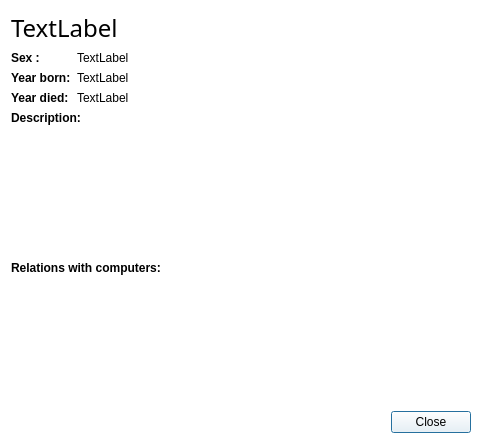
<?xml version="1.0" encoding="UTF-8"?>
<ui version="4.0">
 <class>MoreInfoPioneer</class>
 <widget class="QDialog" name="MoreInfoPioneer">
  <property name="geometry">
   <rect>
    <x>0</x>
    <y>0</y>
    <width>482</width>
    <height>444</height>
   </rect>
  </property>
  <property name="minimumSize">
   <size>
    <width>281</width>
    <height>250</height>
   </size>
  </property>
  <property name="windowTitle">
   <string>More information</string>
  </property>
  <property name="windowIcon">
   <iconset resource="resources.qrc">
    <normaloff>:/icons/Images/information.png</normaloff>:/icons/Images/information.png</iconset>
  </property>
  <property name="styleSheet">
   <string notr="true">background-color: rgb(255, 255, 255);</string>
  </property>
  <layout class="QVBoxLayout" name="verticalLayout_4">
   <item>
    <widget class="QLabel" name="label_name">
     <property name="font">
      <font>
       <family>Orator Std</family>
       <pointsize>18</pointsize>
      </font>
     </property>
     <property name="text">
      <string>TextLabel</string>
     </property>
    </widget>
   </item>
   <item>
    <layout class="QHBoxLayout" name="horizontalLayout_3">
     <item>
      <layout class="QVBoxLayout" name="verticalLayout_3">
       <item>
        <layout class="QHBoxLayout" name="horizontalLayout_2">
         <item>
          <layout class="QVBoxLayout" name="verticalLayout_2">
           <item>
            <widget class="QLabel" name="sex">
             <property name="font">
              <font>
               <weight>75</weight>
               <bold>true</bold>
              </font>
             </property>
             <property name="text">
              <string>Sex :</string>
             </property>
            </widget>
           </item>
           <item>
            <widget class="QLabel" name="yearBorn">
             <property name="font">
              <font>
               <weight>75</weight>
               <bold>true</bold>
              </font>
             </property>
             <property name="text">
              <string>Year born:</string>
             </property>
            </widget>
           </item>
           <item>
            <widget class="QLabel" name="yearDied">
             <property name="font">
              <font>
               <weight>75</weight>
               <bold>true</bold>
              </font>
             </property>
             <property name="text">
              <string>Year died:</string>
             </property>
            </widget>
           </item>
          </layout>
         </item>
         <item>
          <layout class="QVBoxLayout" name="verticalLayout">
           <item>
            <widget class="QLabel" name="label_sex">
             <property name="text">
              <string>TextLabel</string>
             </property>
            </widget>
           </item>
           <item>
            <widget class="QLabel" name="label_yearBorn">
             <property name="text">
              <string>TextLabel</string>
             </property>
            </widget>
           </item>
           <item>
            <widget class="QLabel" name="label_yearDied">
             <property name="text">
              <string>TextLabel</string>
             </property>
            </widget>
           </item>
          </layout>
         </item>
        </layout>
       </item>
       <item>
        <spacer name="verticalSpacer">
         <property name="orientation">
          <enum>Qt::Vertical</enum>
         </property>
         <property name="sizeHint" stdset="0">
          <size>
           <width>20</width>
           <height>40</height>
          </size>
         </property>
        </spacer>
       </item>
      </layout>
     </item>
     <item>
      <layout class="QHBoxLayout" name="horizontalLayout">
       <item>
        <spacer name="horizontalSpacer">
         <property name="orientation">
          <enum>Qt::Horizontal</enum>
         </property>
         <property name="sizeHint" stdset="0">
          <size>
           <width>40</width>
           <height>20</height>
          </size>
         </property>
        </spacer>
       </item>
       <item>
        <widget class="QLabel" name="label_image">
         <property name="text">
          <string/>
         </property>
         <property name="scaledContents">
          <bool>false</bool>
         </property>
        </widget>
       </item>
      </layout>
     </item>
    </layout>
   </item>
   <item>
    <widget class="QLabel" name="description">
     <property name="font">
      <font>
       <weight>75</weight>
       <bold>true</bold>
      </font>
     </property>
     <property name="text">
      <string>Description:</string>
     </property>
    </widget>
   </item>
   <item>
    <widget class="QTextBrowser" name="textBrowser_description">
     <property name="enabled">
      <bool>true</bool>
     </property>
     <property name="font">
      <font>
       <strikeout>false</strikeout>
       <kerning>true</kerning>
      </font>
     </property>
     <property name="frameShape">
      <enum>QFrame::NoFrame</enum>
     </property>
    </widget>
   </item>
   <item>
    <widget class="QLabel" name="reletion">
     <property name="font">
      <font>
       <weight>75</weight>
       <bold>true</bold>
      </font>
     </property>
     <property name="text">
      <string>Relations with computers:</string>
     </property>
    </widget>
   </item>
   <item>
    <widget class="QTextBrowser" name="textBrowser_relation">
     <property name="frameShape">
      <enum>QFrame::NoFrame</enum>
     </property>
    </widget>
   </item>
   <item>
    <layout class="QHBoxLayout" name="horizontalLayout_4">
     <item>
      <spacer name="horizontalSpacer_2">
       <property name="orientation">
        <enum>Qt::Horizontal</enum>
       </property>
       <property name="sizeHint" stdset="0">
        <size>
         <width>40</width>
         <height>20</height>
        </size>
       </property>
      </spacer>
     </item>
     <item>
      <widget class="QPushButton" name="pushButton_close">
       <property name="text">
        <string>Close</string>
       </property>
      </widget>
     </item>
    </layout>
   </item>
  </layout>
 </widget>
 <resources>
  <include location="resources.qrc"/>
 </resources>
 <connections/>
</ui>
